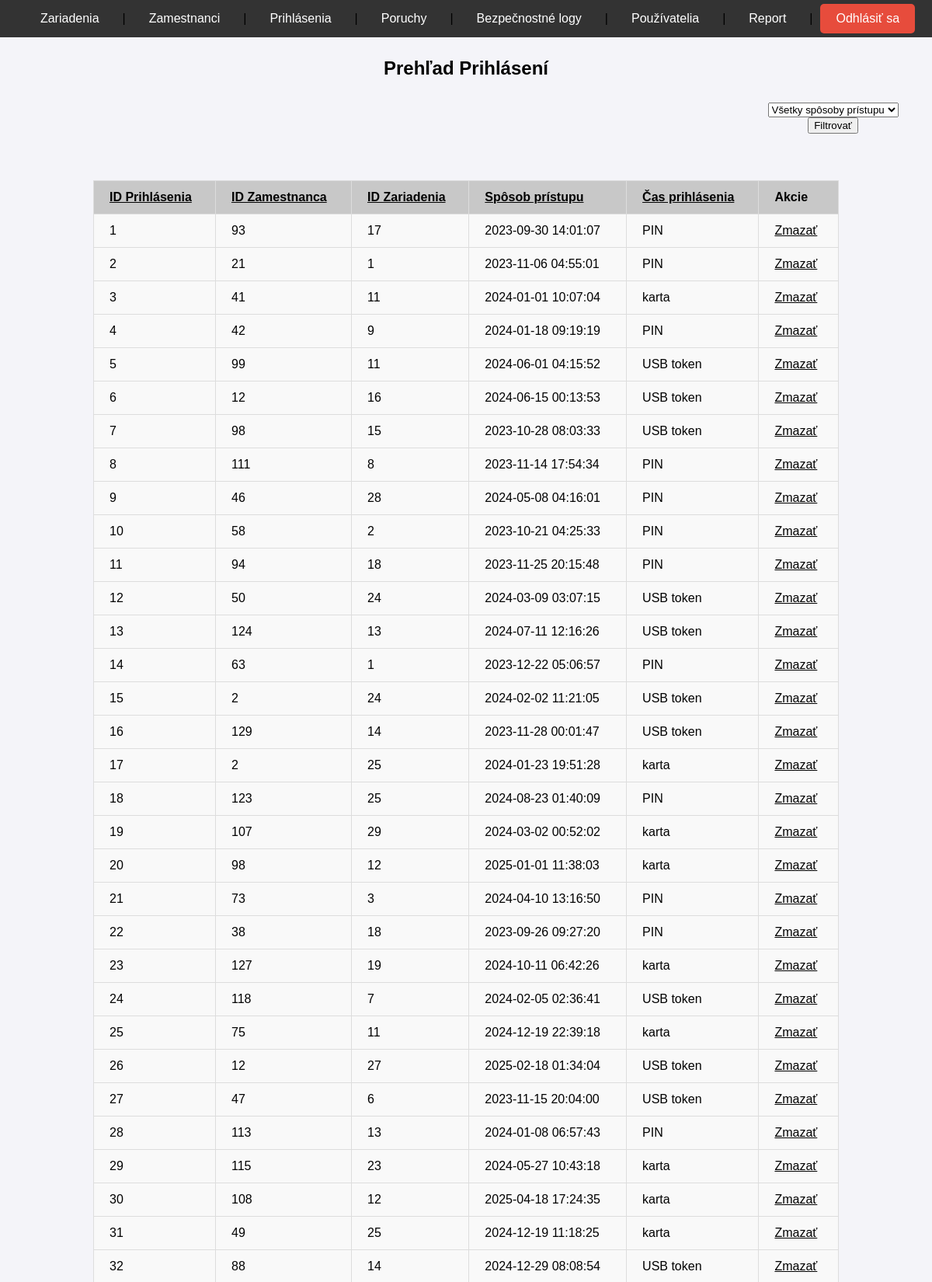
/prihlasenie.php (upper part), run on the app's committed database.
### tables this page shows
CREATE TABLE `prihlasenie` (
  `ID_prihlasenia` int(11) NOT NULL,
  `ID_zariadenia` int(11) DEFAULT NULL,
  `ID_zamestnanca` int(11) DEFAULT NULL,
  `cas_prihlasenia` datetime DEFAULT NULL,
  `sposob_pristupu` enum('karta','PIN','USB token') DEFAULT NULL
);

### prihlasenie.php (the view, shortened to what this page needs)
<?php
include 'db.php';
$order_column = 'ID_prihlasenia';
$order_direction = 'ASC';
$where = [];
$where_sql = !empty($where) ? 'WHERE ' . implode(' AND ', $where) : '';
$sql = "SELECT * FROM prihlasenie $where_sql ORDER BY $order_column $order_direction";
$result = $conn->query($sql);
?>
<!DOCTYPE html>
<html lang="sk">
<head>
</head>
<body>
<nav>
    <a href="zariadenie.php">Zariadenia</a> |
    <a href="zamestnanec.php">Zamestnanci</a> |
    <a href="prihlasenie.php">Prihlásenia</a> |
    <a href="porucha.php">Poruchy</a> |
    <a href="bezpecnostny_log.php">Bezpečnostné logy</a> |
    <a href="pouzivatelia.php">Používatelia</a> |
    <a href="report.php">Report</a> |
    <a href="logout.php"class="logout-btn">Odhlásiť sa</a>
</nav>
<br><br><br>
    <h2>
    Prehľad Prihlásení
</h2>
<form method="GET" style="margin-bottom: 0px;margin-left: 945px; padding: 10px 20px">
<select name="sposob_pristupu">
        <option value="">Všetky spôsoby prístupu</option>
    </select>
    <button type="submit">Filtrovať</button>
</form>
<table border="1">
<tr>
        <th><a href="?order=ID_prihlasenia&dir=<?php echo $order_direction == 'ASC' ? 'desc' : 'asc'; ?>&sposob_pristupu=<?php echo urlencode($_GET['sposob_pristupu'] ?? ''); ?>">ID Prihlásenia</a></th>
        <th><a href="?order=ID_zamestnanca&dir=<?php echo $order_direction == 'ASC' ? 'desc' : 'asc'; ?>&sposob_pristupu=<?php echo urlencode($_GET['sposob_pristupu'] ?? ''); ?>">ID Zamestnanca</a></th>
        <th><a href="?order=ID_zariadenia&dir=<?php echo $order_direction == 'ASC' ? 'desc' : 'asc'; ?>&sposob_pristupu=<?php echo urlencode($_GET['sposob_pristupu'] ?? ''); ?>">ID Zariadenia</a></th>
        <th><a href="?order=sposob_pristupu&dir=<?php echo $order_direction == 'ASC' ? 'desc' : 'asc'; ?>&sposob_pristupu=<?php echo urlencode($_GET['sposob_pristupu'] ?? ''); ?>">Spôsob prístupu</a></th>
        <th><a href="?order=cas_prihlasenia&dir=<?php echo $order_direction == 'ASC' ? 'desc' : 'asc'; ?>&sposob_pristupu=<?php echo urlencode($_GET['sposob_pristupu'] ?? ''); ?>">Čas prihlásenia</a></th>
        <th>Akcie</th>
    </tr>
    <?php
    if ($result->num_rows > 0) {
        while($row = $result->fetch_assoc()) {
            echo "<tr>
                <td>" . $row["ID_prihlasenia"] . "</td>
                <td>" . $row["ID_zariadenia"] . "</td>
                <td>" . $row["ID_zamestnanca"] . "</td>
                <td>" . $row["cas_prihlasenia"] . "</td>
                <td>" . $row["sposob_pristupu"] . "</td>
                <td class='actions'>
                    <a href='prihlasenie.php?delete=" . $row["ID_prihlasenia"] . "' onclick=\"return confirm('Naozaj chceš zmazať toto prihlásenie?');\">Zmazať</a>
                </td>
            </tr>";
        }
    } else {
        echo "<tr><td colspan='6'>Žiadne prihlásenia nenájdené</td></tr>";
    }
    ?>
</table>
<br><br>
</body>
</html>

### prihlasenie.php (style rules this page uses)
body { opacity: 0.7; transition: opacity 0.3s ease-in-out; }
body.loaded { opacity: 1; }
body { font-family: Arial, sans-serif; margin: 0; padding: 0; background-color: #f4f4f9; text-align: center; }
nav { padding: 5px; position: fixed; top: 0; left: 0; width: 100%; background-color: #333; display: flex; justify-content: center; align-items: center; }
nav a { color: white; text-decoration: none; padding: 10px 20px; margin: 0 10px; border-radius: 5px; transition: background-color 0.3s; }
.logout-btn { background-color: #e74c3c; color: white; padding: 10px 20px; border: none; border-radius: 5px; font-size: 16px; cursor: pointer; transition: background-color 0.3s; }
table { width: 80%; margin: 50px auto; border-collapse: collapse; }
table, th, td { border: 1px solid #ddd; }
th, td { padding: 12px 20px; text-align: left; }
th { background-color:rgb(200, 200, 200); color: black; }
a { color: black; }
td { background-color: #f9f9f9; }

### data on the page
prihlasenie: ID_prihlasenia "1", ID_zariadenia "93", ID_zamestnanca "17", cas_prihlasenia "2023-09-30 14:01:07", sposob_pristupu "PIN"
prihlasenie: ID_prihlasenia "2", ID_zariadenia "21", ID_zamestnanca "1", cas_prihlasenia "2023-11-06 04:55:01", sposob_pristupu "PIN"
prihlasenie: ID_prihlasenia "3", ID_zariadenia "41", ID_zamestnanca "11", cas_prihlasenia "2024-01-01 10:07:04", sposob_pristupu "karta"
prihlasenie: ID_prihlasenia "4", ID_zariadenia "42", ID_zamestnanca "9", cas_prihlasenia "2024-01-18 09:19:19", sposob_pristupu "PIN"
prihlasenie: ID_prihlasenia "5", ID_zariadenia "99", ID_zamestnanca "11", cas_prihlasenia "2024-06-01 04:15:52", sposob_pristupu "USB token"
prihlasenie: ID_prihlasenia "6", ID_zariadenia "12", ID_zamestnanca "16", cas_prihlasenia "2024-06-15 00:13:53", sposob_pristupu "USB token"
prihlasenie: ID_prihlasenia "7", ID_zariadenia "98", ID_zamestnanca "15", cas_prihlasenia "2023-10-28 08:03:33", sposob_pristupu "USB token"
prihlasenie: ID_prihlasenia "8", ID_zariadenia "111", ID_zamestnanca "8", cas_prihlasenia "2023-11-14 17:54:34", sposob_pristupu "PIN"
prihlasenie: ID_prihlasenia "9", ID_zariadenia "46", ID_zamestnanca "28", cas_prihlasenia "2024-05-08 04:16:01", sposob_pristupu "PIN"
prihlasenie: ID_prihlasenia "10", ID_zariadenia "58", ID_zamestnanca "2", cas_prihlasenia "2023-10-21 04:25:33", sposob_pristupu "PIN"
prihlasenie: ID_prihlasenia "11", ID_zariadenia "94", ID_zamestnanca "18", cas_prihlasenia "2023-11-25 20:15:48", sposob_pristupu "PIN"
prihlasenie: ID_prihlasenia "12", ID_zariadenia "50", ID_zamestnanca "24", cas_prihlasenia "2024-03-09 03:07:15", sposob_pristupu "USB token"
prihlasenie: ID_prihlasenia "13", ID_zariadenia "124", ID_zamestnanca "13", cas_prihlasenia "2024-07-11 12:16:26", sposob_pristupu "USB token"
prihlasenie: ID_prihlasenia "14", ID_zariadenia "63", ID_zamestnanca "1", cas_prihlasenia "2023-12-22 05:06:57", sposob_pristupu "PIN"
prihlasenie: ID_prihlasenia "15", ID_zariadenia "2", ID_zamestnanca "24", cas_prihlasenia "2024-02-02 11:21:05", sposob_pristupu "USB token"
prihlasenie: ID_prihlasenia "16", ID_zariadenia "129", ID_zamestnanca "14", cas_prihlasenia "2023-11-28 00:01:47", sposob_pristupu "USB token"
prihlasenie: ID_prihlasenia "17", ID_zariadenia "2", ID_zamestnanca "25", cas_prihlasenia "2024-01-23 19:51:28", sposob_pristupu "karta"
prihlasenie: ID_prihlasenia "18", ID_zariadenia "123", ID_zamestnanca "25", cas_prihlasenia "2024-08-23 01:40:09", sposob_pristupu "PIN"
prihlasenie: ID_prihlasenia "19", ID_zariadenia "107", ID_zamestnanca "29", cas_prihlasenia "2024-03-02 00:52:02", sposob_pristupu "karta"
prihlasenie: ID_prihlasenia "20", ID_zariadenia "98", ID_zamestnanca "12", cas_prihlasenia "2025-01-01 11:38:03", sposob_pristupu "karta"
prihlasenie: ID_prihlasenia "21", ID_zariadenia "73", ID_zamestnanca "3", cas_prihlasenia "2024-04-10 13:16:50", sposob_pristupu "PIN"
prihlasenie: ID_prihlasenia "22", ID_zariadenia "38", ID_zamestnanca "18", cas_prihlasenia "2023-09-26 09:27:20", sposob_pristupu "PIN"
prihlasenie: ID_prihlasenia "23", ID_zariadenia "127", ID_zamestnanca "19", cas_prihlasenia "2024-10-11 06:42:26", sposob_pristupu "karta"
prihlasenie: ID_prihlasenia "24", ID_zariadenia "118", ID_zamestnanca "7", cas_prihlasenia "2024-02-05 02:36:41", sposob_pristupu "USB token"
prihlasenie: ID_prihlasenia "25", ID_zariadenia "75", ID_zamestnanca "11", cas_prihlasenia "2024-12-19 22:39:18", sposob_pristupu "karta"
prihlasenie: ID_prihlasenia "26", ID_zariadenia "12", ID_zamestnanca "27", cas_prihlasenia "2025-02-18 01:34:04", sposob_pristupu "USB token"
prihlasenie: ID_prihlasenia "27", ID_zariadenia "47", ID_zamestnanca "6", cas_prihlasenia "2023-11-15 20:04:00", sposob_pristupu "USB token"
prihlasenie: ID_prihlasenia "28", ID_zariadenia "113", ID_zamestnanca "13", cas_prihlasenia "2024-01-08 06:57:43", sposob_pristupu "PIN"
prihlasenie: ID_prihlasenia "29", ID_zariadenia "115", ID_zamestnanca "23", cas_prihlasenia "2024-05-27 10:43:18", sposob_pristupu "karta"
prihlasenie: ID_prihlasenia "30", ID_zariadenia "108", ID_zamestnanca "12", cas_prihlasenia "2025-04-18 17:24:35", sposob_pristupu "karta"
prihlasenie: ID_prihlasenia "31", ID_zariadenia "49", ID_zamestnanca "25", cas_prihlasenia "2024-12-19 11:18:25", sposob_pristupu "karta"
prihlasenie: ID_prihlasenia "32", ID_zariadenia "88", ID_zamestnanca "14", cas_prihlasenia "2024-12-29 08:08:54", sposob_pristupu "USB token"
